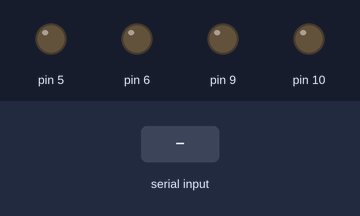
The sketch below on a simulated Arduino Uno, built with avr-gcc and run on an emulated ATmega328P. Parts: output pins drawn as LEDs (lit = HIGH). The inputs (shaded band) are chosen by the test bench.

Above: at 1.2 s.
1.3 s: "S" received over the second serial link
At 2.5 s:
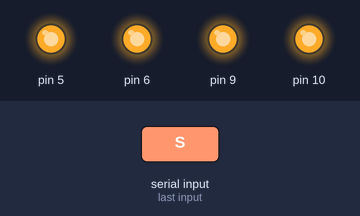
2.8 s: "F" received over the second serial link
At 3.7 s:
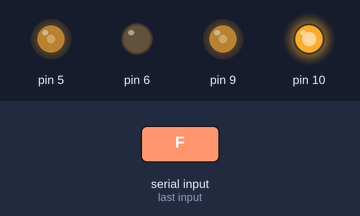
4.3 s: "B" received over the second serial link
At 4.8 s:
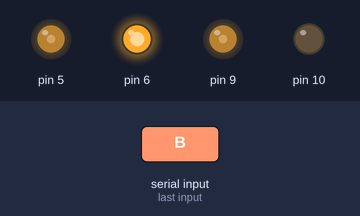
5.8 s: "L" received over the second serial link
At 7.0 s:
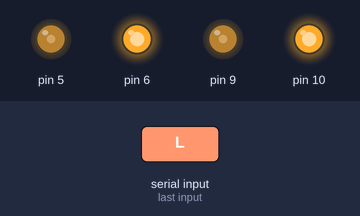
7.3 s: "R" received over the second serial link
At 8.3 s:
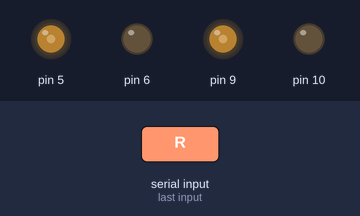
8.8 s: "S" received over the second serial link
At 9.5 s:
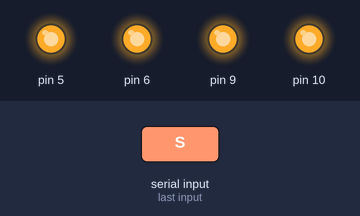
Timing chart, 0 to 11.3 s (numbered marks = the images above; inputs shaded):
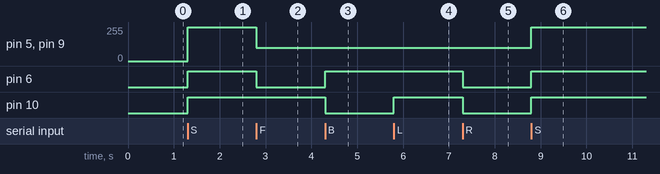

Measured:
- after the input at 1.3 s, pin 5, pin 9: 0/255 → 255/255 at once; pin 6, pin 10: LOW → HIGH at once
- after the input at 2.8 s, pin 5, pin 9: 255/255 → 100/255 at once; pin 6: HIGH → LOW at once
- after the input at 4.3 s, pin 6: LOW → HIGH at once; pin 10: HIGH → LOW at once
- after the input at 5.8 s, pin 10: LOW → HIGH at once
- after the input at 7.3 s, pin 6, pin 10: HIGH → LOW at once
- after the input at 8.8 s, pin 5, pin 9: 100/255 → 255/255 at once; pin 6, pin 10: LOW → HIGH at once

The sketch:

quant3control.ino
```cpp
#include <SoftwareSerial.h>

SoftwareSerial bt(3, 2); //rx, tx
char Char = ' ' ;

void r();
void b();
void s();
void f();
void l();

void setup()
{
  bt.begin(9600);
  pinMode(6, OUTPUT);
  pinMode(10, OUTPUT);

}

void loop()
{
  if (bt.available())
  {
    Char = bt.read();
    if(Char=='S')s();
    if(Char=='F')f();
    if(Char=='B')b();
    if(Char=='L')l();
    if(Char=='R')r();
  }


}
//  f();delay(1000);
//  b();delay(1000);
//  s();delay(1000);
//  l();delay(1000);
//  r();delay(1000);


//BNBNBNBNBNBNBNBNBNBNBNBNBNXWSETF5ZW3452Q6G BNY89P1488  !$**       gygygygygygygygygygyggygygygygygygygyygyggygygygyyggygygygygygyggggggggggggggggggggggggggyyyyyyyyyyplgygygygyogygyogygyogygyogygyogygykogygyolgygyogykpgyogypgyoklwgyqO[EIYJGY'qpegyi


//YNH5YJHUM6775467E57I6TUYETYRWETRYULLKNJKBJJK ,M,K,KM,KJ,KJ,.HYUUUUUUUUUUUUUUUUUUUUUUUUUUUUUUUUUUUUUUUUUUUUUUUUUUUUUUUU889POIJIUHUBNHIL


void f()
{
  digitalWrite(6, LOW);
  analogWrite(5, 100);
  digitalWrite(10, HIGH);
  analogWrite(9, 100);
}

void r()
{
  digitalWrite(6, LOW);
  analogWrite(5, 100);
  digitalWrite(10, LOW);
  analogWrite(9, 100);
}

void s()
{
  digitalWrite(6, HIGH);
  analogWrite(5, 255);
  digitalWrite(10, HIGH);
  analogWrite(9, 255);
}

void l()
{
  digitalWrite(6, HIGH);
  analogWrite(5, 100);
  digitalWrite(10, HIGH);
  analogWrite(9, 100);
}

void b()
{
  digitalWrite(6, HIGH);
  analogWrite(5, 100);
  digitalWrite(10, LOW);
  analogWrite(9, 100);
}
```
